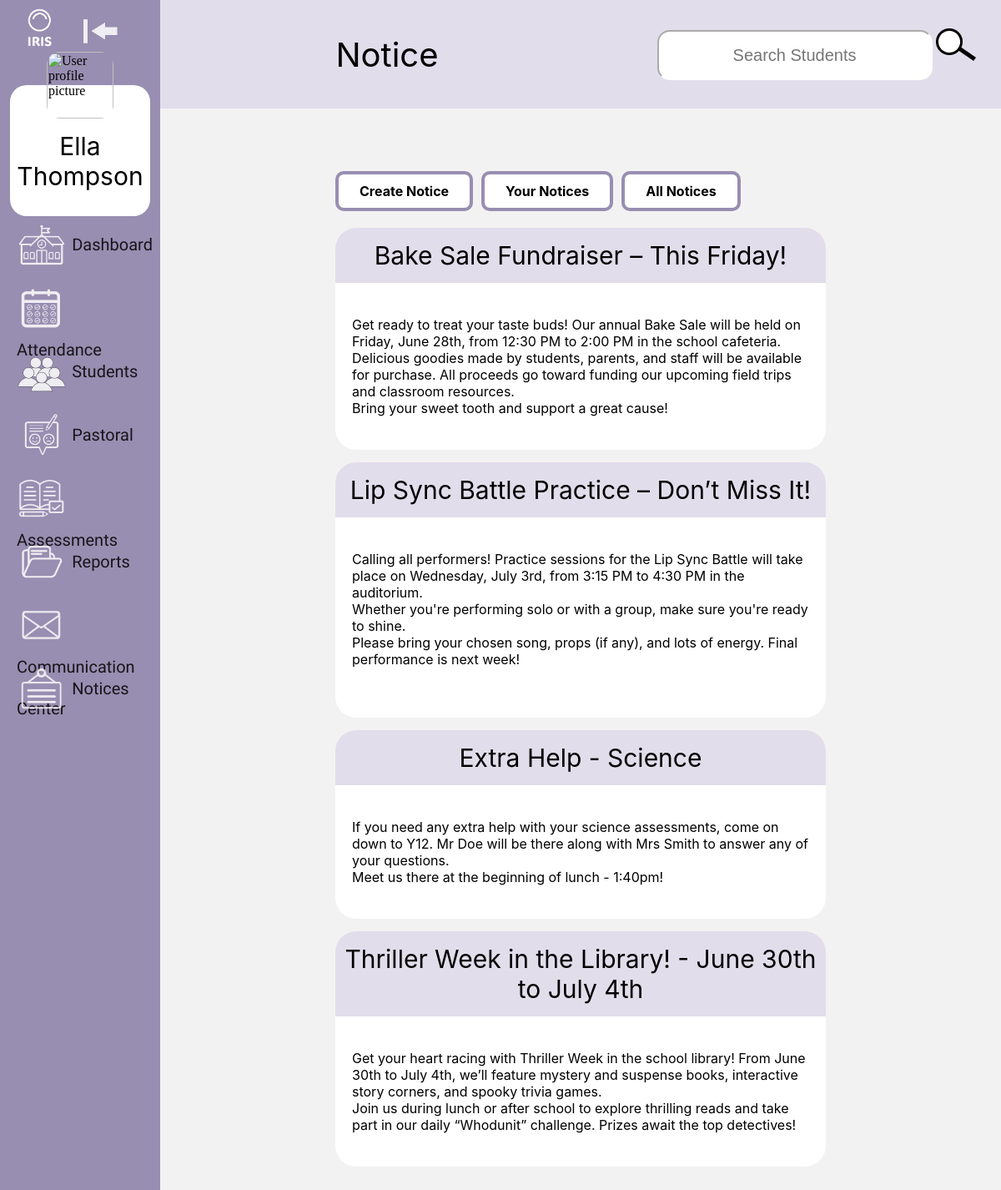
/notice (signed in), run on the app's committed database.
### website/models.py (models this page shows)
class User(db.Model, UserMixin):
    __tablename__ = 'user'
    id = db.Column(db.Integer, primary_key=True)
    role = db.Column(db.String(20), nullable=False)
    name = db.Column(db.String(50), nullable=False)
    email = db.Column(db.String(120), unique=True, nullable=False)
    password = db.Column(db.String(50))
    gender = db.Column(db.String(15))
    phone_number = db.Column(db.Integer, nullable=True)
    address = db.Column(db.String(255))
    profile = db.Column(db.LargeBinary, nullable=True)
    enrolled_at = db.Column(db.DateTime, default=db.func.current_timestamp())

class notice(db.Model):
    id = db.Column(db.Integer, primary_key=True)
    target = db.Column(db.String(1), nullable=True)
    target_id = db.Column(db.Integer, nullable=True)
    title = db.Column(db.String(50))
    author = db.Column(db.Integer, nullable=True)
    note = db.Column(db.Text, nullable=True)
    created_at = db.Column(db.DateTime, default=datetime.utcnow)

### website/views.py (the view)
@views.route('/notice')
def viewNotice():
    allNotices = notice.query.all() #Reading all the notices
    return render_template('notice.html', allNotices=allNotices, user=current_user)

### website/templates/notice.html (shortened to what this page needs)
<link rel="stylesheet" href="{{ url_for('static', filename='css/notice.css') }}">
{% extends "navBase.html" %}
{% block pageName %}Notice{% endblock %}
{% block content %}
<div class="noticeContainer">
    <div class="noticeButtonsContainer">
        <div class="buttonContainer">
            <a class="createButton" href="{{ url_for('views.createNotice') }}">Create Notice</a>
            <a class="yourNoticeButton" href="{{ url_for('views.yourNotices') }}">Your Notices</a>
            <a class="allNoticesButton" href="{{ url_for('views.viewNotice') }}">All Notices</a>
        </div>
    </div>
    {% for notices in allNotices %}
    <div class="noticeBox">
        <div class="noticeContentWrapper">
            <div class="noticeContent">
                <span class="noticeTitle">{{notices.title}}</span>
                <p>{{notices.note | replace('\n', '<br>') | safe}}</p>
            </div>
        </div>
    </div>
    {% endfor %}
</div>
{% endblock %}

### website/templates/navBase.html (shortened to what this page needs)
<!DOCTYPE html>
<html>
    <head>
        <link rel="stylesheet" href="{{ url_for('static', filename='css/navBase.css') }}">
    </head>
    <body>
        <div class="container">
            <div id="mySideNav" class="sideNav">
                <img class="irisLogo" src="{{ url_for('static', filename='images/icons/whiteIrisLogo.png') }}" alt="IRIS logo">
                <a href="javascript:void(0)" class="navToggleBtn" onclick="toggleNav()"><img src="{{ url_for('static', filename='images/icons/closeNav.png') }}"></a>
                <div class="userProfile">
                    <img class="userProfileImg" src="{{ url_for('views.getProfileImage', user_id=user.id) }}" alt="User profile picture">
                    <div class="userName">{{user.name}}</div>
                </div>
                <a href="/dashboard" class="navItem"><img class="navIcon" src="{{ url_for('static', filename='images/icons/dashboard.png') }}" alt="Dashboard icon">
                    <span>Dashboard</span>
                </a>
                <a href="/attendanceLanding" class="navItem"><img class="navIcon" src="{{ url_for('static', filename='images/icons/attendance.png') }}" alt="Attendance icon">
                    <span>Attendance</span>
                </a>
                <a href="/studentsLanding" class="navItem"><img class="navIcon" src="{{ url_for('static', filename='images/icons/students.png') }}" alt="Students icon">
                    <span>Students</span>
                </a>
                <a href="/pastoralLanding" class="navItem"><img class="navIcon" src="{{ url_for('static', filename='images/icons/pastoral.png') }}" alt="Pastoral icon">
                    <span>Pastoral</span>
                </a>
                <a href="/assessmentsLanding" class="navItem"><img class="navIcon" src="{{ url_for('static', filename='images/icons/markbooks.png') }}" alt="Markbooks icon">
                    <span>Assessments</span>
                </a>
                <a href="/reportsLanding" class="navItem"><img class="navIcon" src="{{ url_for('static', filename='images/icons/reports.png') }}" alt="Reports icon">
                    <span>Reports</span>
                </a>
                <a href="/communication" class="navItem"><img class="navIcon" src="{{ url_for('static', filename='images/icons/communication.png') }}" alt="Communication Center icon">
                    <span>Communication Center</span>
                </a>
                <a href="/notice" class="navItem"><img class="navIcon" src="{{ url_for('static', filename='images/icons/notices.png') }}" alt="Notices icon">
                    <span>Notices</span>
                </a>
            </div>
            <div id="content">
                <div class="topNav">
                    <div class="pageName">{%block pageName %}Nav Base{% endblock %}</div>
                    {% include 'searchStudent.html' %}
                </div>
                <div class="block_content">
                    {% block content %}{% endblock %}
                </div>
            </div>
        </div>
    </body>
</html>

### website/static/css/notice.css (style rules this page uses)
.noticeContainer { width: auto; display: flex; flex-wrap: wrap; flex-direction: column; row-gap: 15px; column-gap: 10px; padding: 10px; box-sizing: border-box; margin: 50px 200px; font-family: 'Inter', sans-serif; }
.noticeButtonsContainer, .noticeContentWrapper { display: flex; flex-direction: column; flex-grow: 1; width: 100%; margin: 0 auto; width: 100%; max-width: 1200px; }
.buttonContainer { display: flex; justify-content: flex-start; margin-top: 10px; margin-left: -50px; padding: 0; }
.createButton, .yourNoticeButton, .allNoticesButton { background-color: #ffffff; color: #000000; border: 4px solid #988EB1; border-radius: 10px; padding: 10px 25px; font-weight: bold; box-sizing: border-box; margin: 5px; text-decoration: none; }
.createButton { margin-left: 50px; }
.noticeTitle { display: block; font-size: 30px; padding: 15px 0; border-top-left-radius: 25px; border-top-right-radius: 25px; background-color: #E2DDEB; box-sizing: border-box; flex: 100%; text-align: center;; }
.noticeContent { width: 100%; background-color: #ffffff; border-bottom-left-radius: 25px; border-bottom-right-radius: 25px; border-top-left-radius: 30px; border-top-right-radius: 30px; }
.noticeBox { flex: 100%; display: flex; align-items: flex-start; box-sizing: border-box; min-height: 100px; gap: 10px; }
.noticeBox p { margin: 0; padding: 40px 20px; }

### website/static/css/navBase.css (style rules this page uses)
html, body { margin: 0; padding: 0; height: 100%; width: 100%; }
.container { min-height: 100vh; width: 100vw; margin: 0; padding: 0; background-color: #F3F2F2; display: flex; }
.sideNav { height: 100%; width: 16%; position: fixed; z-index: 1; top: 0; left: 0; background-color: #988EB1; overflow-x: hidden; padding-top: 60px; }
.irisLogo { display: block; height: 55px; width: auto; position: absolute; top: 0; left: 25px; margin-right: 50px; padding-top: 5%; }
.sideNav .navToggleBtn { position: absolute; top: 0px; right: 25px; height: 40px; width: auto; margin-left: 50px; }
.userProfile { height: 200px; width: 100%; display: flex; flex-direction: column; align-items: center; justify-content: center; gap: 10px; position: relative; }
.userProfileImg { height: 80px; width: auto; object-fit: cover; border-radius: 20%; position: relative; z-index: 2; margin-bottom: -50px; }
.userName { display: flex; flex-direction: column; align-items: center; justify-content: center; background-color: #ffffff; padding-top: 55px; padding-bottom: 30px; border-radius: 20px; text-align: center; color: #000000; font-size: 30px; width: 87%; box-sizing: border-box; position: relative; z-index: 1; font-family: 'Inter', sans-serif; }
.sideNav a { padding: 8px 8px 8px 20px; text-decoration: none; font-size: 25px; color: #000000; opacity: 85%; display: block; transition: 0.3s; }
.navItem { display: flex; align-items: center; gap: 10px; justify-content: flex-start; height: 60px; font-family: "Acme", sans-serif; }
.navItem span { font-size: 20px; cursor: pointer; vertical-align: middle; line-height: 50px; }
.navIcon { height: 50px; width: 60px; min-width: 58px; object-fit: contain; vertical-align: middle; }
#content { margin-left: 16%; width: 100%; height: 100vh; display: flex; flex-direction: column; }
.topNav { background-color: #E2DDEB; width: 100%; height: 130px; display: flex; justify-content: space-between; align-items: center; font-family: 'Inter', sans-serif; }
.pageName { padding: 20px; width: 50%; height: auto; text-align: center; font-size: 40px; font-family: 'Inter', sans-serif; }
.block_content { width: 100%; flex: 1; overflow-y: auto; }

### data on the page
User: name "Ella Thompson"
notice: title "Bake Sale Fundraiser – This Friday!", note "Get ready to treat your taste buds! Our annual Bake Sale will be held on Friday, June 28th, from 12:30 PM to 2:00 PM in the school cafeteria. Delicious goodies made by students, parents, and staff will be available for purchase. All proceeds go toward funding our upcoming field trips and classroom resources. Bring your sweet tooth and support a great cause!"
notice: title "Lip Sync Battle Practice – Don’t Miss It!", note "Calling all performers! Practice sessions for the Lip Sync Battle will take place on Wednesday, July 3rd, from 3:15 PM to 4:30 PM in the auditorium. Whether you're performing solo or with a group, make sure you're ready to shine. Please bring your chosen song, props (if any), and lots of energy. Final performance is next week!"
notice: title "Extra Help - Science", note "If you need any extra help with your science assessments, come on down to Y12. Mr Doe will be there along with Mrs Smith to answer any of your questions. Meet us there at the beginning of lunch - 1:40pm!"
notice: title "Thriller Week in the Library! - June 30th to July 4th", note "Get your heart racing with Thriller Week in the school library! From June 30th to July 4th, we’ll feature mystery and suspense books, interactive story corners, and spooky trivia games. Join us during lunch or after school to explore thrilling reads and take part in our daily “Whodunit” challenge. Prizes await the top detectives!"
